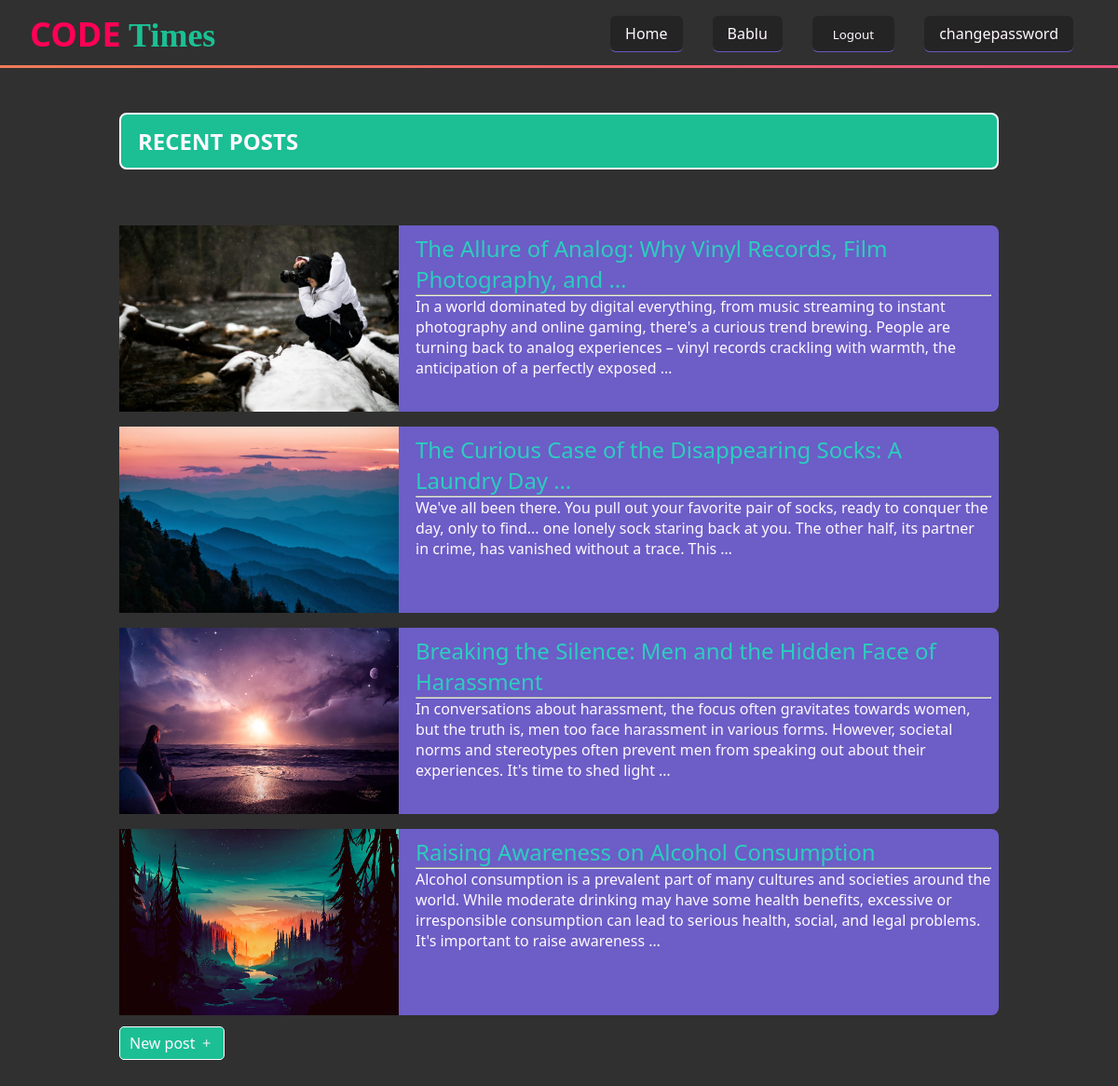
The app's page / (signed in) with its own data.
### blog/models.py (models this page shows, shortened)
class Post(models.Model):
    title = models.CharField(max_length=100)
    content = models.TextField()
    author = models.ForeignKey(User, on_delete=models.CASCADE)
    created_at = models.DateTimeField(auto_now_add=True)
    banner = models.ImageField(upload_to='', default='default.png', blank=True)
    class Meta:
        ordering = ['-created_at']

### blog/views.py (the view)
# urls.py: path('', views.post_list, name='post_list'),
def post_list(request):
    posts = Post.objects.all()
    return render(request, 'blog/post_list.html', {'posts': posts})

### blog/templates/blog/post_list.html (shortened to what this page needs)
{% extends 'base.html' %}
{% block content %}
<section>
  <div class="container">
        <div class="main">
    <div class="heading">
      <h1>Recent posts</h1>
    </div>
    <div class="blog_list">
      {% for post in posts %}
        <div class="blog_card">
          <div>
            <img src="{{ post.banner.url }}" alt="post image">
          </div>
          <div>
            <a href="{% url 'post_detail' post.pk %}">{{ post.title | truncatewords:10 }}</a>
            <hr>
            <p>{{post.content|truncatewords:40}}</p>
          </div>
        </div>
      {% endfor %}
    </div>
    <div class="access-link">
      <a href="{% url 'post_create' %}"><button>New post <i class="bi bi-plus"></i></button></a>
    </div>
  </div>
  </div>
</section>
{% endblock %}

### blog/templates/base.html (shortened to what this page needs)
{% load static %}
<!DOCTYPE html>
<html lang="en">
  <head>
    <link rel="stylesheet" href="{% static 'base.css' %}" />
    <link rel="stylesheet" href="https://cdn.jsdelivr.net/npm/bootstrap-icons@1.11.3/font/bootstrap-icons.min.css" />
  </head>
  <body >
    <div class="background" id="background" ></div>
    <nav class="navbar">
      <div class="brand">
        <h1><span style="color: rgb(255, 0, 85);">CODE</span> Times</h1>
      </div>
      <div class="navlist">
        <ul>
          <li>
            <a href="/">Home</a>
          </li>
          {% if request.user.is_authenticated %}
            <li>
              <a aria-disabled="true">
                {{ request.user.first_name|default:request.user.username|title }}
              </a>
            </li>
            <li>
              <form method="post" action="{% url 'logout' %}">
                <a href=""><button type="submit">Logout</button></a>
              </form>
            </li>
            <li>
              <a href="{% url 'changepassword' %}">changepassword</a>
            </li>
          {% endif %}
        </ul>
      </div>
    </nav>
    {% block content %}{% endblock %}
  </body>
</html>

### blog/static/base.css (style rules this page uses)
:root { --c-zero:#212121bb; --c-one:#211951bd; --c-two:#836FFFbb; --c-three:#15f5b9bb; --c-four:#fff8ffff; }
* { margin: 0; box-sizing: border-box; font-family: system-ui, -apple-system, BlinkMacSystemFont, 'Segoe UI', Roboto, Oxygen, Ubuntu, Cantarell, 'Open Sans', 'Helvetica Neue', sans-serif }
body { background-color: var(--c-zero); }
html { scrollbar-width: thin; scrollbar-color: #888 #f1f1f1; }
i { color: var(--c-four) !important; }
.background { position: fixed; width: 100%; height: 100%; top: 0; left: 0; right: 0; bottom: 0; z-index: -1; }
.navbar { position: relative; background-color: var(--c-zero); display: flex; align-items: center; justify-content: space-between; padding: 12px 32px; }
.navbar::after { position: absolute; content: ""; left: 0; bottom: 0; background: linear-gradient(45deg, #F17C58, #E94584, #24AADB, #27DBB1, #FFDC18, #FF3706); background-size: 600% 100%; animation: gradient 16s linear infinite; height: 3px; width: 100%; }
.brand h1 { font-family: Verdana; font-size: 36px; color: var(--c-three); }
.navlist { display: flex; align-items: center; }
.navlist ul { display: flex; padding: 0; }
.navlist li { list-style: none; text-decoration: none; padding: 8px 16px; margin-inline: 16px; font-size: 16px; background-color: var(--c-zero); border-bottom: 1px solid var(--c-two ); border-radius: 6px; }
.navlist li a { text-decoration: none; color: var(--c-four); }
.navlist li form button { background-color: inherit; border: 0; color: var(--c-four); }
.navlist li button , button i { border: 0; background-color: transparent; color: var(--c-three); }
section { background-color: var(--c-zero); padding: 1rem 8rem; }
.heading { position: relative; margin-block: 2rem; border: 2px solid var(--c-four); border-radius: 8px; background-color: var(--c-three); padding: 12px 18px; }
.heading h1 { color: var(--c-four); text-transform: uppercase; }
.blog_list { padding-block: 12px; }
.blog_card { display: flex; gap: 10px; height: 200px; width: 100%; margin-top: 1rem; background-color: var(--c-two); border-radius: 8px; }
.blog_card > div:nth-child(2) { overflow: auto; padding: 8px; }
.blog_card > div > img { height: 100%; width:300px ; }
.blog_card >div> a { display: block; color: var(--c-three); font-size: 24px; text-decoration: none; }
.blog_card >div> p { color: var(--c-four); }
.access-link a button { background-color: var(--c-three); border: 1px solid var(--c-four); color: var(--c-four); border-radius: 5px; padding: 6px 10px; font-size: 16px; margin-bottom: 16px; }

### records on screen
Post: banner (picture), title "The Allure of Analog: Why Vinyl Records, Film Photography, and …", content "In a world dominated by digital everything, from music streaming to instant photography and online gaming, there's a curious trend brewing. People are turning back to analog experiences – vinyl records crackling with warmth, the anticipation of a perfectly exposed …"
Post: banner (picture), title "The Curious Case of the Disappearing Socks: A Laundry Day …", content "We've all been there. You pull out your favorite pair of socks, ready to conquer the day, only to find... one lonely sock staring back at you. The other half, its partner in crime, has vanished without a trace. This …"
Post: banner (picture), title "Breaking the Silence: Men and the Hidden Face of Harassment", content "In conversations about harassment, the focus often gravitates towards women, but the truth is, men too face harassment in various forms. However, societal norms and stereotypes often prevent men from speaking out about their experiences. It's time to shed light …"
Post: banner (picture), title "Raising Awareness on Alcohol Consumption", content "Alcohol consumption is a prevalent part of many cultures and societies around the world. While moderate drinking may have some health benefits, excessive or irresponsible consumption can lead to serious health, social, and legal problems. It's important to raise awareness …"

### other values on screen
{{ request.user.first_name|default:request.user.username|title }} "Bablu"
